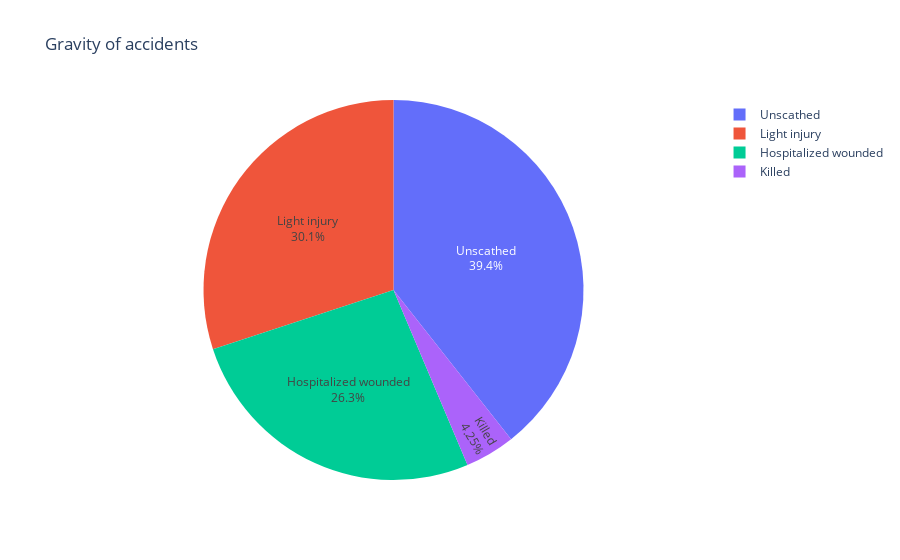

The notebook cell saved with this chart:
### Markdown cell above
# Voyage effectué

### Code cell
pie(users, "grav", "Gravity of accidents")

### Figure 1 — Plotly figure (JSON) as saved in the notebook; plotly's stock layout.template omitted (floating-point values rounded to 4 significant figures)
{"data": [{"domain": {"x": [0, 1], "y": [0, 1]}, "hovertemplate": "index=%{label}<br>value=%{value}<extra></extra>", "labels": ["Unscathed", "Light injury", "Hospitalized wounded", "Killed"], "legendgroup": "", "name": "", "showlegend": true, "textinfo": "percent+label", "textposition": "inside", "type": "pie", "values": [0.3938, 0.3005, 0.2632, 0.04252]}], "layout": {"legend": {"tracegroupgap": 0}, "title": {"text": "Gravity of accidents"}}}
